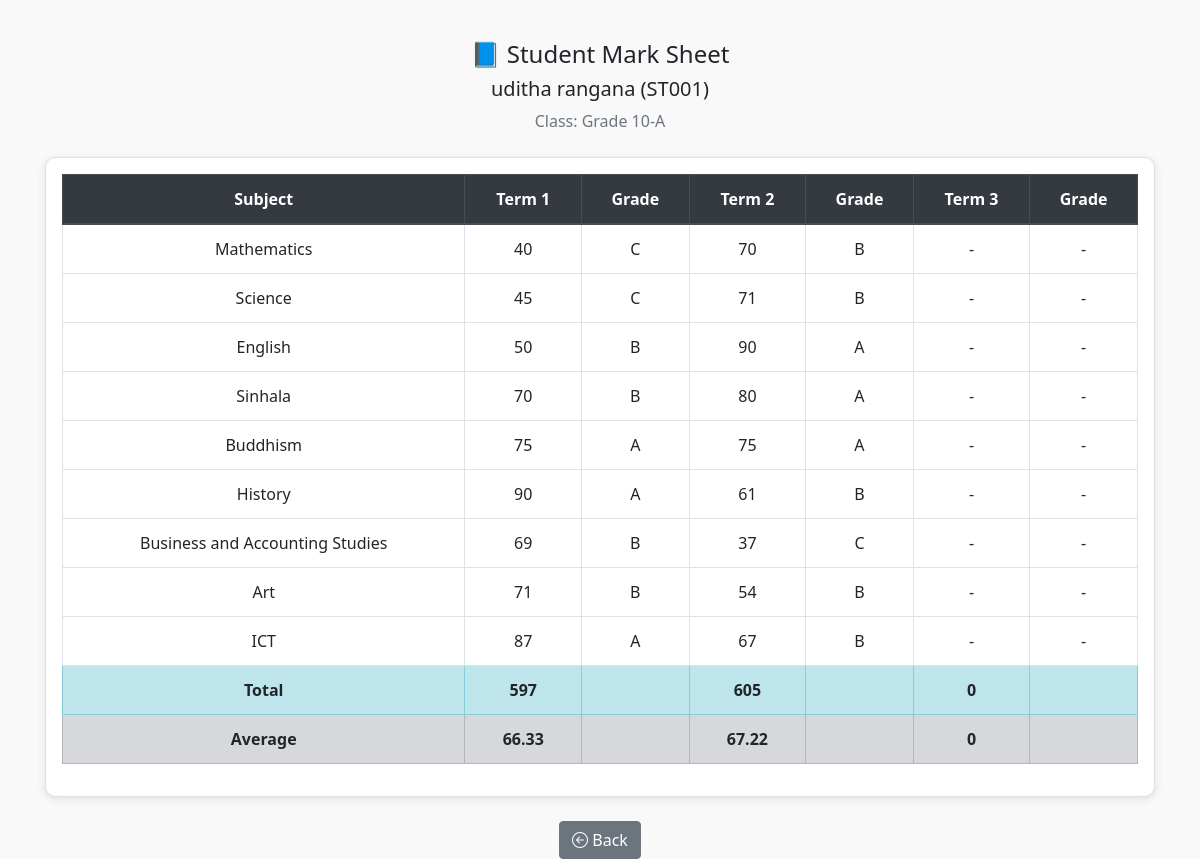
The page /principle/view_student_marks.php?id=2 (signed in) on the database its author committed.
### tables this page shows
CREATE TABLE IF NOT EXISTS `students` (
  `id` int NOT NULL AUTO_INCREMENT,
  `index_no` varchar(20) NOT NULL,
  `name` varchar(100) NOT NULL,
  `class_id` int DEFAULT NULL,
  `category_1_sub` varchar(50) NOT NULL,
  `category_2_sub` varchar(50) NOT NULL,
  `category_3_sub` varchar(50) NOT NULL,
  `religion` varchar(50) NOT NULL,
  PRIMARY KEY (`id`),
  UNIQUE KEY `index_no` (`index_no`),
  KEY `class_id` (`class_id`)
);

CREATE TABLE IF NOT EXISTS `classes` (
  `id` int NOT NULL AUTO_INCREMENT,
  `name` varchar(50) NOT NULL,
  PRIMARY KEY (`id`)
);

CREATE TABLE IF NOT EXISTS `subjects` (
  `id` int NOT NULL AUTO_INCREMENT,
  `name` varchar(100) NOT NULL,
  PRIMARY KEY (`id`)
);

### principle/view_student_marks.php (the view, shortened to what this page needs)
<?php
include("../library/db_conn.php");
$student_id = $_GET['id'] ?? null;
$stmt = $conn->prepare("
    SELECT s.*, c.name AS class_name
    FROM students s
    JOIN classes c ON s.class_id = c.id
    WHERE s.id = ?
");
$stmt->bind_param("i", $student_id);
$stmt->execute();
$student = $stmt->get_result()->fetch_assoc();
$subjects = $conn->query("SELECT id, name FROM subjects")->fetch_all(MYSQLI_ASSOC);
$marks = [];
foreach ([1, 2, 3] as $term) {
    foreach ($subjects as $subject) {
        $stmt = $conn->prepare("SELECT marks FROM marks WHERE student_id = ? AND subject_id = ? AND term = ?");
        $stmt->bind_param("iii", $student_id, $subject['id'], $term);
        $stmt->execute();
        $result = $stmt->get_result();
        $mark = $result->fetch_assoc()['marks'] ?? null;
        $marks[$subject['id']]["term$term"] = $mark;
    }
}
function getGrade($mark) {
    if (!is_numeric($mark)) return "-";
    if ($mark >= 75) return "A";
    if ($mark >= 50) return "B";
    if ($mark >= 35) return "C";
    return "F";
}
?>
<!DOCTYPE html>
<html>
<head>
  <link rel="stylesheet" href="https://stackpath.bootstrapcdn.com/bootstrap/4.5.2/css/bootstrap.min.css">
  <link href="https://cdn.jsdelivr.net/npm/bootstrap-icons@1.10.3/font/bootstrap-icons.css" rel="stylesheet">
</head>
<body>
<div class="container">
  <div class="text-center mb-4">
    <h4>📘 Student Mark Sheet</h4>
    <h5><?= htmlspecialchars($student['name']) ?> (<?= $student['index_no'] ?>)</h5>
    <p class="text-muted">Class: <?= $student['class_name'] ?></p>
  </div>
  <div class="card p-3">
    <div class="table-responsive">
      <table class="table table-bordered">
        <thead class="thead-dark">
          <tr>
            <th>Subject</th>
            <th>Term 1</th>
            <th>Grade</th>
            <th>Term 2</th>
            <th>Grade</th>
            <th>Term 3</th>
            <th>Grade</th>
          </tr>
        </thead>
        <tbody>
        <?php
        $term1Total = $term2Total = $term3Total = 0;
        $subjectCount = count($subjects);
        foreach ($subjects as $sub):
            $t1 = $marks[$sub['id']]['term1'] ?? '-';
            $t2 = $marks[$sub['id']]['term2'] ?? '-';
            $t3 = $marks[$sub['id']]['term3'] ?? '-';
            if (is_numeric($t1)) $term1Total += $t1;
            if (is_numeric($t2)) $term2Total += $t2;
            if ($sub['name']=="Category Subject-1"){
              $sub_name=htmlspecialchars($student['category_1_sub']);
            }
            elseif ($sub['name']=="Category Subject-2"){
              $sub_name=htmlspecialchars($student['category_2_sub']);
            }
            elseif ($sub['name']=="Category Subject-3"){
              $sub_name=htmlspecialchars($student['category_3_sub']);
            }
            elseif ($sub['name']=="Religion"){
              $sub_name=htmlspecialchars($student['religion']);
            }
            else{
              $sub_name=$sub['name'];
            }
        ?>
          <tr>
            <td><?= $sub_name?></td>
            <td><?= $t1 ?></td>
            <td><?= getGrade($t1) ?></td>
            <td><?= $t2 ?></td>
            <td><?= getGrade($t2) ?></td>
            <td><?= $t3 ?></td>
            <td><?= getGrade($t3) ?></td>
          </tr>
        <?php endforeach; ?>
        <tr class="font-weight-bold table-info">
          <td>Total</td>
          <td><?= $term1Total ?></td>
          <td></td>
          <td><?= $term2Total ?></td>
          <td></td>
          <td><?= $term3Total ?></td>
          <td></td>
        </tr>
        <tr class="font-weight-bold table-secondary">
          <td>Average</td>
          <td><?= round($term1Total / $subjectCount, 2) ?></td>
          <td></td>
          <td><?= round($term2Total / $subjectCount, 2) ?></td>
          <td></td>
          <td><?= round($term3Total / $subjectCount, 2) ?></td>
          <td></td>
        </tr>
        </tbody>
      </table>
    </div>
  </div>
  <div class="text-center mt-4">
    <a href="javascript:history.back()" class="btn btn-secondary"><i class="bi bi-arrow-left-circle"></i> Back</a>
  </div>
</div>
</body>
</html>

### principle/view_student_marks.php (style rules this page uses)
body { background-color: #f9f9f9; font-family: 'Segoe UI', sans-serif; }
.container { margin-top: 40px; }
.card { border-radius: 10px; box-shadow: 0 2px 10px rgba(0,0,0,0.1); }
.table th, .table td { vertical-align: middle; text-align: center; }

### rows shown on the page
students: name "uditha rangana", index_no "ST001", class.name "Grade 10-A", religion "Buddhism", category_1_sub "Business and Accounting Studies", category_2_sub "Art", category_3_sub "ICT"
subjects: name "Mathematics", id "40", id "C", id "70", id "B", id "-"
subjects: name "Science", id "45", id "C", id "71", id "B", id "-"
subjects: name "English", id "50", id "B", id "90", id "A", id "-"
subjects: name "Sinhala", id "70", id "B", id "80", id "A", id "-"
subjects: id "75", id "A", id "-"
subjects: name "History", id "90", id "A", id "61", id "B", id "-"
subjects: id "69", id "B", id "37", id "C", id "-"
subjects: id "71", id "B", id "54", id "-"
subjects: id "87", id "A", id "67", id "B", id "-"

### other values the page prints
$term1Total "597"
$term2Total "605"
$term3Total "0"
$term1Total / $subjectCount "66.33"
$term2Total / $subjectCount "67.22"
$term3Total / $subjectCount "0"
